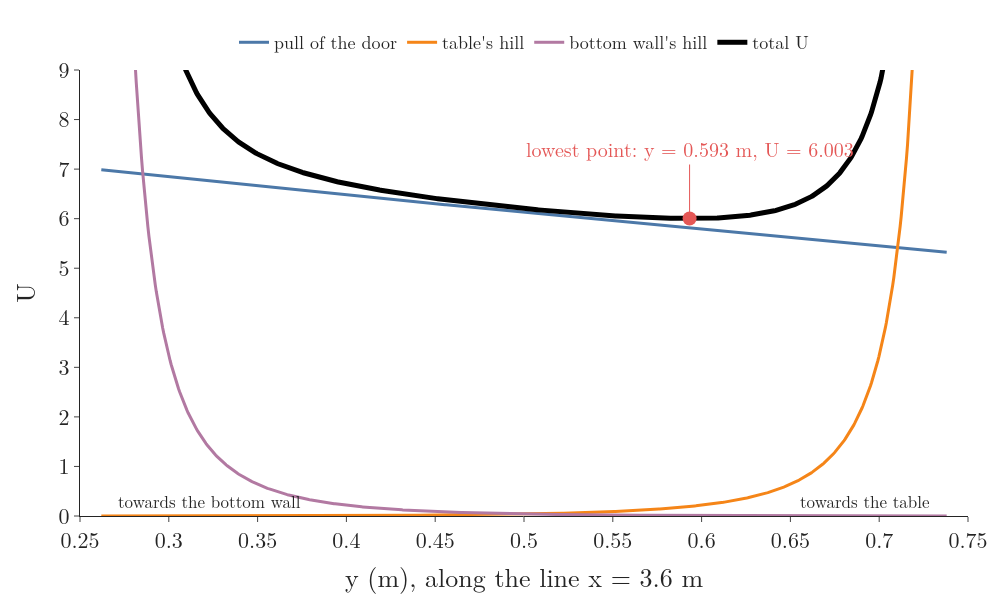

Here is the Python script that generated this plot:
"""Chart: the potential along the line x = 3.6 m under the table, from the bottom wall's band (y = 0.25 m) to the
table's band (y = 0.75 m). The pull of the door, U_att = 1/2 (4 - y)^2, falls as the robot moves up; the table's hill
rises as it nears the table, the wall's hill as it nears the wall. Their sum has its lowest point at y = 0.593 m,
U = 6.003: the trap of the robot that started at (4.0, 0.5).
Run -> slice.png (and slice.html)"""
from pathlib import Path

import numpy as np
import plotly.graph_objects as go

import pf
from gifkit import BLUE, FONT, ORANGE, PURPLE, RED

here = Path(__file__).parent
y = np.linspace(0.262, 0.738, 800)
ua = 0.5 * pf.ZETA * (4.0 - y) ** 2
ut = np.array([pf.u_rep_one(0.75 - v) for v in y])
uw = np.array([pf.u_rep_one(v - 0.25) for v in y])
tot = ua + ut + uw
k = int(np.argmin(tot))
assert abs(y[k] - 0.593) < 0.002 and round(tot[k], 3) == 6.003
assert all(abs(pf.U((3.6, v)) - t) < 1e-9 for v, t in zip(y[::50], tot[::50]))
fig = go.Figure()
for z, col, name, w in ((ua, BLUE, "pull of the door", 3), (ut, ORANGE, "table's hill", 3),
                         (uw, PURPLE, "bottom wall's hill", 3), (tot, "black", "total U", 5)):
    fig.add_trace(go.Scatter(x=y, y=z, mode="lines", name=name, line=dict(color=col, width=w)))
fig.add_trace(go.Scatter(x=[y[k]], y=[tot[k]], mode="markers", marker=dict(size=14, color=RED), showlegend=False))
fig.add_annotation(x=y[k], y=tot[k], text="lowest point: y = 0.593 m, U = 6.003", ax=0, ay=-70,
                   font=dict(size=20, color=RED), arrowcolor=RED)
fig.add_annotation(x=0.27, y=0.3, text="towards the bottom wall", xanchor="left", showarrow=False, font=dict(size=17))
fig.add_annotation(x=0.73, y=0.3, text="towards the table", xanchor="right", showarrow=False, font=dict(size=17))
fig.update_xaxes(title="y (m), along the line x = 3.6 m", range=[0.25, 0.75], dtick=0.05, showgrid=False)
fig.update_yaxes(title="U", range=[0, 9], dtick=1, showgrid=False)
fig.update_layout(template="simple_white", width=1000, height=600, font=FONT,
                  legend=dict(x=0.5, y=1.02, xanchor="center", yanchor="bottom", orientation="h", font=dict(size=18)),
                  margin=dict(l=80, r=30, t=70, b=70))
fig.write_image(here / "slice.png", scale=1)
